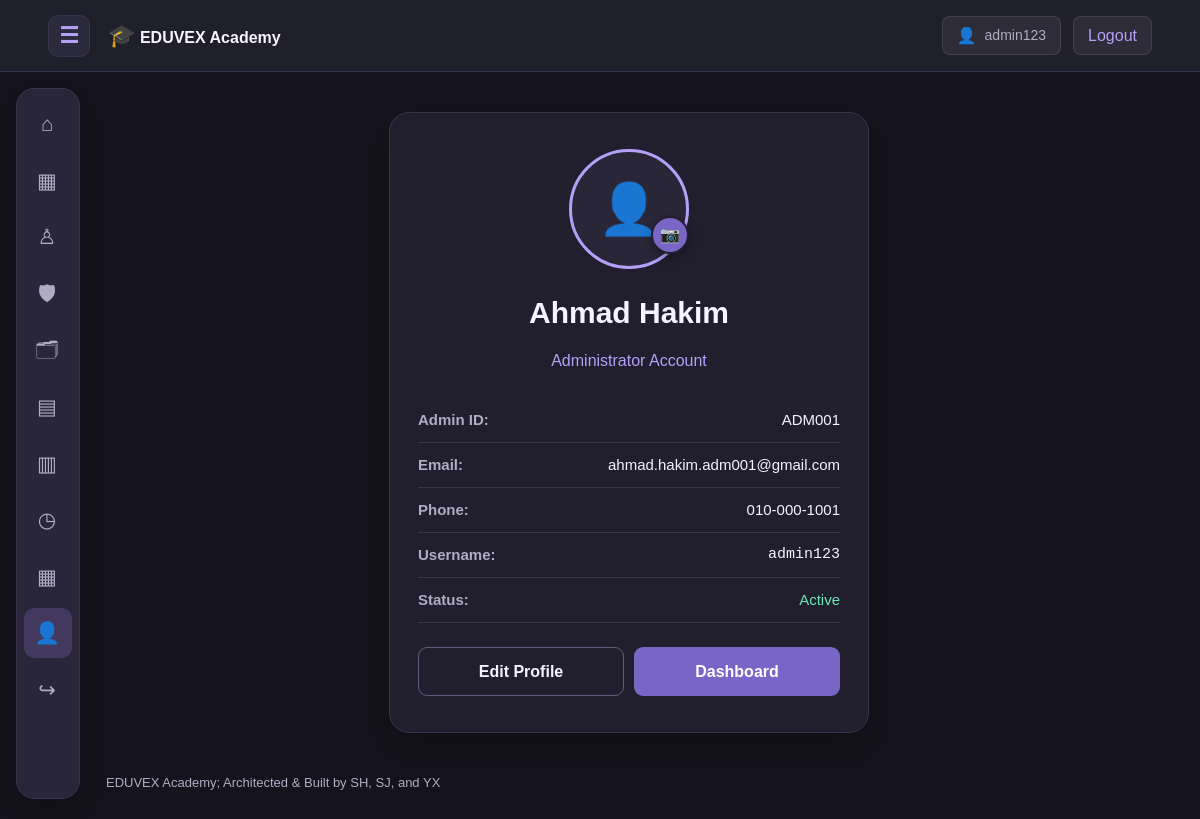
Page /admin/profile.php (signed in) on the committed database.
### tables this page shows
CREATE TABLE IF NOT EXISTS user_accounts (
    user_id BIGINT UNSIGNED AUTO_INCREMENT PRIMARY KEY,
    username VARCHAR(100) NOT NULL UNIQUE,
    email VARCHAR(180) NOT NULL UNIQUE,
    password_hash VARCHAR(255) NOT NULL,

    role ENUM(
        'admin',
        'staff',
        'student'
    ) NOT NULL,

    admin_id VARCHAR(12) UNIQUE NULL,
    staff_id VARCHAR(12) UNIQUE NULL,
    student_id VARCHAR(12) UNIQUE NULL,

    preferred_language VARCHAR(10) DEFAULT 'en',
    profile_image VARCHAR(255) DEFAULT NULL,
    is_active TINYINT(1) DEFAULT 1,
    created_at TIMESTAMP DEFAULT CURRENT_TIMESTAMP
);

### includes/functions.php (called while the page is built, shortened)
<?php
function h(mixed $value): string {
    return htmlspecialchars(
        (string)($value ?? ''),
        ENT_QUOTES | ENT_SUBSTITUTE,
        'UTF-8'
    );
}
function url(string $path = ''): string {
    return BASE_URL . '/' . ltrim($path, '/');
}
function logged_in(): bool {
    return isset($_SESSION['user_id']);
}
function me(): array {
    return [
        'id' => $_SESSION['user_id'] ?? null,
        'username' => $_SESSION['username'] ?? '',
        'role' => $_SESSION['role'] ?? ''
    ];
}

### admin/profile.php (the view, shortened to what this page needs)
<?php
require_once __DIR__ . '/../config/database.php';
$userId = me()['id'] ?? null;
$admin_id = me()['admin_id'] ?? null;
if (!$admin_id && $userId) {
    $stmt = $pdo->prepare("SELECT admin_id FROM user_accounts WHERE user_id = ?");
    $stmt->execute([$userId]);
    $admin_id = $stmt->fetchColumn();
}
$stmt = $pdo->prepare("
    SELECT a.*, u.user_id, u.username, u.email as user_email, u.is_active, u.profile_image
    FROM admins a
    LEFT JOIN user_accounts u ON u.admin_id = a.admin_id
    WHERE a.admin_id = ?
");
$stmt->execute([$admin_id]);
$admin = $stmt->fetch();
require __DIR__ . '/../includes/header.php';
?>
<div class="profile-card-portrait">
    <div class="profile-avatar-container">
        <?php if (!empty($admin['profile_image']) && file_exists(__DIR__ . '/../' . $admin['profile_image'])): ?>
            <img src="<?= h(url($admin['profile_image'])) ?>" alt="Profile Picture" class="profile-avatar-img">
        <?php else: ?>
            <div class="profile-avatar-placeholder">👤</div>
        <?php endif; ?>
        <label for="profile_image" class="profile-upload-btn-badge" title="Change Profile Photo">
            📷
        </label>
    </div>
    <h2><?= h($admin['admin_name'] ?? 'Admin Profile') ?></h2>
    <p style="color: var(--accent); margin-top: -8px; margin-bottom: 20px;">Administrator Account</p>
    <div id="profileViewMode">
        <ul class="profile-details-list">
            <li><strong>Admin ID:</strong> <span><?= h($admin['admin_id'] ?? 'N/A') ?></span></li>
            <li><strong>Email:</strong> <span><?= h($admin['admin_email'] ?: $admin['user_email']) ?></span></li>
            <li><strong>Phone:</strong> <span><?= h($admin['admin_phone_number'] ?? 'N/A') ?></span></li>
            <li><strong>Username:</strong> <code><?= h($admin['username'] ?? me()['username']) ?></code></li>
            <li><strong>Status:</strong> <span style="color: #6EE7B7;"><?= ($admin['is_active'] ?? 1) ? 'Active' : 'Inactive' ?></span></li>
        </ul>
        <div style="display: flex; gap: 10px; margin-top: 24px;">
            <button type="button" class="button button-outline" onclick="toggleEditMode()" style="flex: 1;">Edit Profile</button>
            <a class="button" href="<?= h(url('admin/dashboard.php')) ?>" style="flex: 1; text-align: center;">Dashboard</a>
        </div>
    </div>
</div>
<?php require __DIR__ . '/../includes/footer.php'; ?>

### includes/navbar.php
<?php
require_once __DIR__ . '/functions.php';
require_once __DIR__ . '/../config/database.php';
$account = logged_in() ? me() : null;
$role = $account['role'] ?? '';
$profileUrl = '#';
$profileImage = '';
if ($account && isset($pdo)) {
    $stmt = $pdo->prepare("SELECT profile_image FROM user_accounts WHERE user_id = ?");
    $stmt->execute([$account['id']]);
    $profileImage = $stmt->fetchColumn();
}
if ($role === 'admin') {
    $profileUrl = url('admin/profile.php');
} elseif ($role === 'staff') {
    $profileUrl = url('tutor/profile.php');
} elseif ($role === 'student') {
    $studentId = $account['student_id'] ?? '';
    $profileUrl = url('student_management/view_student.php?id=' . urlencode($studentId));
}
?>
<header class="site-header">
    <div class="header-brand">
        <button
            class="menu-toggle"
            type="button"
            aria-label="Expand navigation"
            aria-expanded="false"
            aria-controls="floating-navigation"
            data-menu-toggle>
            <span aria-hidden="true">☰</span>
        </button>
        <a class="brand"
           href="<?= h(url('index.php')) ?>">
            <span class="brand-mark">🎓</span>
            EDUVEX Academy
        </a>
    </div>
    <div class="header-actions" style="display: flex; align-items: center; gap: 12px;">
        <?php if ($account): ?>
            <a href="<?= h($profileUrl) ?>" class="header-btn-effect">
                <?php if (!empty($profileImage) && file_exists(__DIR__ . '/../' . $profileImage)): ?>
                    <img src="<?= h(url($profileImage)) ?>" alt="Avatar" style="width: 24px; height: 24px; border-radius: 50%; object-fit: cover;">
                <?php else: ?>
                    <span class="user-avatar-icon" style="font-size: 1rem;" aria-hidden="true">👤</span>
                <?php endif; ?>
                <span class="header-user" style="font-weight: 500;">
                    <?= h($account['username']) ?>
                </span>
            </a>
            <a href="<?= h(url('auth/logout.php')) ?>" class="header-btn-effect">
                Logout
            </a>
        <?php else: ?>
            <a href="<?= h(url('auth/login.php')) ?>" class="header-btn-effect">
                Sign In
            </a>
        <?php endif; ?>
    </div>
</header>

### assets/css/style.css (style rules this page uses)
:root { color-scheme: dark; --bg: #15141E; --surface: #211F2D; --surface2: #292638; --line: #39344E; --accent: #B4A0F7; --accent-dark: #7965C5; --text: #F5F3FF; --muted: #B0ACC3; --nav-width: 64px; --header-height: 72px; }
* { box-sizing: border-box; }
html { scroll-behavior: smooth; scroll-padding-top: 90px; }
body { margin: 0; background: var(--bg); color: var(--text); font-family: Arial, Helvetica, sans-serif; font-size: 16px; line-height: 1.6; }
a { color: var(--accent); text-decoration: none; }
button, input, select, textarea { font: inherit; }
button { cursor: pointer; }
h1, h2, h3 { line-height: 1.25; }
h2 { font-size: clamp(23px, 2.5vw, 32px); }
p { color: var(--muted); }
.site-header { height: var(--header-height); position: sticky; top: 0; z-index: 20; background: #201F2C; border-bottom: 1px solid var(--line); display: flex; align-items: center; justify-content: space-between; padding: 0 4%; gap: 12px; }
.header-brand, .header-actions { display: flex; align-items: center; gap: 18px; }
.brand { font-weight: 700; color: var(--text); white-space: nowrap; }
.brand-mark { color: var(--accent); font-size: 22px; }
.header-actions a { color: var(--accent); }
.header-user { color: var(--muted); font-size: 14px; }
.header-btn-effect { text-decoration: none; color: inherit; display: inline-flex; align-items: center; gap: 8px; padding: 6px 14px; background: rgba(255, 255, 255, 0.06); border: 1px solid rgba(255, 255, 255, 0.1); border-radius: 8px; transition: all 0.2s ease; }
.menu-toggle { display: grid; place-items: center; background: #2B293C; color: var(--accent); border: 1px solid var(--line); border-radius: 10px; width: 42px; height: 42px; padding: 0; font-size: 22px; }
.profile-card-portrait { max-width: 480px; margin: 40px auto; text-align: center; padding: 36px 28px; background: var(--surface); border: 1px solid var(--line); border-radius: 20px; box-shadow: 0 16px 40px rgba(0, 0, 0, 0.3); }
.profile-avatar-container { position: relative; width: 120px; height: 120px; margin: 0 auto 20px auto; }
.profile-avatar-placeholder { width: 120px; height: 120px; border-radius: 50%; background: var(--surface2); border: 3px solid var(--accent); display: flex; align-items: center; justify-content: center; font-size: 50px; color: var(--accent); margin: 0 auto; }
.profile-upload-btn-badge { position: absolute; bottom: 0; right: 0; background: var(--accent-dark); color: #fff; border: 2px solid var(--surface); border-radius: 50%; width: 38px; height: 38px; display: flex; align-items: center; justify-content: center; cursor: pointer; font-size: 16px; transition: background 0.2s ease, transform 0.2s ease; box-shadow: 0 4px 10px rgba(0,0,0,0.3); }
.profile-details-list { text-align: left; margin: 24px 0; padding: 0; list-style: none; }
.profile-details-list li { padding: 10px 0; border-bottom: 1px solid var(--line); display: flex; justify-content: space-between; font-size: 15px; }
.profile-details-list li strong { color: var(--muted); }
label { display: block; margin-bottom: 15px; font-weight: 600; }
button, .button { display: inline-block; padding: 11px 18px; border: 1px solid transparent; border-radius: 9px; background: var(--accent-dark); color: #FFFFFF; font-weight: 600; text-decoration: none; }
.menu-toggle { display: grid; place-items: center; padding: 0; background: #2B293C; color: var(--accent); border: 1px solid var(--line); }
.button-outline { background: transparent; border-color: #625879; color: var(--text); }

### rows in the picture
user_accounts: username "admin123", admin.admin_name "Ahmad Hakim", admin.admin_id "ADM001", admin.admin_email "ahmad.hakim.adm001@gmail.com", admin.admin_phone_number "010-000-1001"

### other values in the picture
$symbol "⌂"
$symbol "▦"
$symbol "♙"
$symbol "🛡"
$symbol "🗂"
$symbol "▤"
$symbol "▥"
$symbol "◷"
$symbol "👤"
$symbol "↪"
